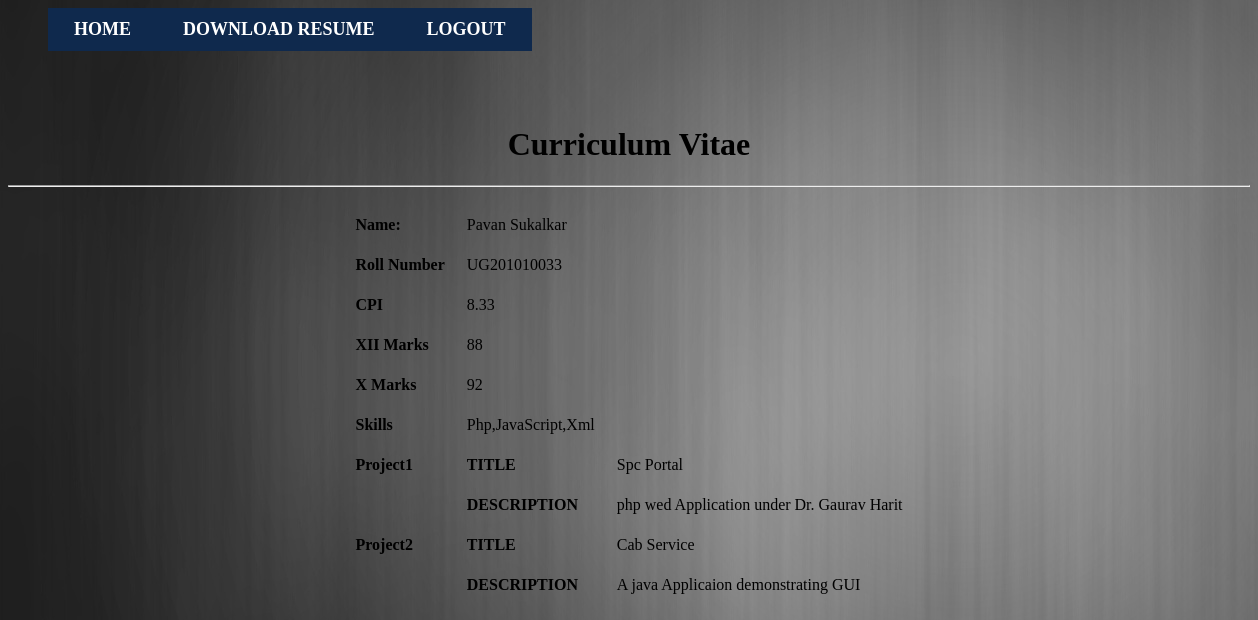
/resume_project/viewcvadmin.php?case=pavan (signed in), run on the app's committed database.
### tables this page shows
CREATE TABLE IF NOT EXISTS `cv` (
  `username` varchar(10) NOT NULL,
  `Name` varchar(25) DEFAULT NULL,
  `roll_no` varchar(11) DEFAULT NULL,
  `cpi` varchar(10) DEFAULT '0',
  `10_marks` varchar(10) DEFAULT '0',
  `12_marks` varchar(10) DEFAULT '0',
  `Skills` varchar(100) DEFAULT NULL,
  `id` int(11) NOT NULL AUTO_INCREMENT,
  PRIMARY KEY (`id`)
);

CREATE TABLE IF NOT EXISTS `project` (
  `username` varchar(15) NOT NULL,
  `p_title` varchar(20) DEFAULT NULL,
  `p_des` varchar(200) DEFAULT NULL,
  `pid` int(11) NOT NULL AUTO_INCREMENT,
  PRIMARY KEY (`pid`)
);

### resume_project/viewcvadmin.php (the view, shortened to what this page needs)
<?php
global $user,$name,$roll,$cpi,$x2,$x,$p1,$p2,$re,$pronum,$skills;
$user = $_GET['case'];
$query = "SELECT * FROM cv WHERE username ='".$user."'";
$result = mysql_query($query);
while($row = mysql_fetch_assoc($result)){
	$name = $row['Name'];
	$roll = $row['roll_no'];
	$cpi = $row['cpi'];
	$x = $row['10_marks'];
	$x2 = $row['12_marks'];
	$skills = $row['Skills'];
}
$query = "SELECT * FROM project WHERE username='".$user."'";
$result=mysql_query($query);
$re = array();
$pronum=0;
while($row = mysql_fetch_assoc($result)){
        $re[] = $row;
		$pronum = $pronum+1;
    }
?>
<html>
<head>
</head>
<body background ="a3.jpg">
	<div class="hovermenu">
<ul>
<li><a href="adminpage.php">HOME</a></li>
<li><?php	echo "<a href='upload/".$user."/".$user.".xlsx'>DOWNLOAD RESUME</a>"; ?></li>
<li><a href="adminlogout.php">LOGOUT</a></li>
</ul>
</div>
<h1 align = "center">
Curriculum Vitae
</h1>
<hr></hr>
<div id = "page">
<table border='0' cellspacing ='20' align="center" >
	<tr>
		<td><strong>Name: </strong></td>
		<td><?php echo $name ?></td>
	</tr>
	<tr>
	<td><strong>Roll Number</strong></td>
	<td><?php echo $roll ?></td>
	</tr>
	<tr>
	<td><strong>CPI</strong></td>
	<td><?php echo $cpi ?></td>
	</tr>
	<tr>
	<td><strong>XII Marks</strong></td>
	<td><?php echo $x2 ?></td>
	</tr>
	<tr>
	<td><strong>X Marks</strong></td>
	<td><?php echo $x ?></td>
	</tr>
	<tr>
	<td><strong>Skills</strong></td>
	<td><?php echo $skills ?></td>
	</tr>
<?php
for($i=0;$i<$pronum;$i++){
	$y = $i+1;
	echo "<tr><td><strong>Project".$y."</td></strong><td><strong>TITLE</strong></td><td>".$re[$i]['p_title']."</td></tr>";
	echo "<tr><td></td><td><strong>DESCRIPTION</strong></td><td>".$re[$i]['p_des']."</td></tr>";
}
?>
</table>
</body>
<html>

### resume_project/viewcvadmin.php (style rules this page uses)
.hovermenu ul { font: bold 18px calibri; height: 25px; width: 1200px; }
.hovermenu ul li { list-style: none; display: inline; }
.hovermenu ul li a { padding: 10px 25px 10px 25px; text-decoration: none; float: left; color: white; background-color: rgb(15,41,77); border: 1px solid rgb(15,41,77); }

### data on the page
cv: Name "Pavan Sukalkar", roll_no "UG201010033", cpi "8.33", 12_marks "88", 10_marks "92", Skills "Php,JavaScript,Xml"
project: y "1", p_title "Spc Portal", p_des "php wed Application under Dr. Gaurav Harit"
project: y "2", p_title "Cab Service", p_des "A java Applicaion demonstrating GUI"
